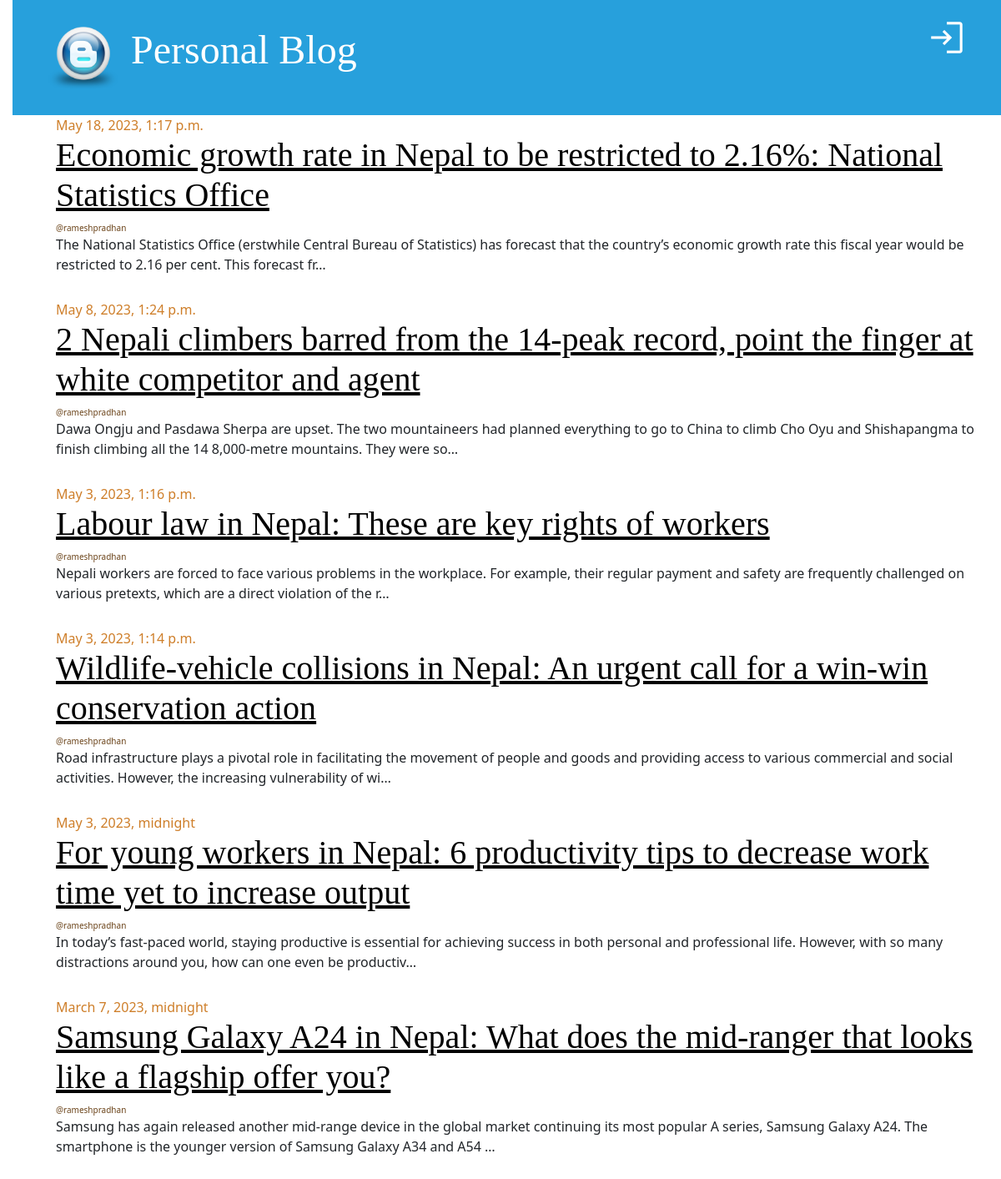
The page / on the database its author committed.
### blog_app/models.py (models this page shows, shortened)
class Post(models.Model):
    title = models.CharField(max_length=256)
    content = models.TextField()
    author = models.ForeignKey("auth.User", on_delete=models.CASCADE)
    created_at = models.DateTimeField(auto_now_add=True)
    updated_at = models.DateTimeField(auto_now=True)
    published_at = models.DateTimeField(null=True, blank=True)

### blog_app/views.py (the view)
# urls.py: path("", views.post_list, name="post-list"),
def post_list(request):
    posts = Post.objects.filter(published_at__isnull=False).order_by("-published_at")
    return render(
        request,
        "post_list.html",
        {"posts": posts},
    )

### templates/post_list.html
{% extends "base.html" %}
{% block content %}
  {% for post in posts %}
    <div class="post">
      <div class="date">{{ post.published_at }}</div>
      <h1>
        <a href="{% url 'post-detail' post.pk %}">{{ post.title }}</a>
      </h1>
      <div class="date author">@{{ post.author.username }}</div>
      <p>{{ post.content|truncatechars:200 }}</p>
    </div>
  {% endfor %}
{% endblock content %}

### templates/base.html (shortened to what this page needs)
{% load static %}
<!doctype html>
<html lang="en">
  <head>
    <link href="{% static 'css/bootstrap.min.css' %}" rel="stylesheet">
    <link href="{% static 'css/blog.css' %}" rel="stylesheet">
  </head>
  <body>
    <div class="page-header">
      {% if user.is_authenticated %}
        <a href="{% url 'logout' %}" class="top-menu">
          <span class="material-symbols-outlined lg-icons">logout</span>
        </a>
        <a href="{% url 'draft-list' %}" class="top-menu">
          <span class="material-symbols-outlined lg-icons">draft</span>
        </a>
      {% else %}
        <a href="{% url 'login' %}" class="top-menu">
          <span class="material-symbols-outlined lg-icons">login</span>
        </a>
      {% endif %}
      <h1>
        <a href="/">
          <img src="{% static "img/favicon.ico" %}"
               alt="Personal Blog"
               width="90px;">
          Personal Blog
        </a>
      </h1>
    </div>
    <div class="container content">
      {% block content %}
      {% endblock content %}
    </div>
  </body>
</html>

### static/css/blog.css (style rules this page uses)
body { padding-left: 15px; }
h1 a { color: #27a0dc; font-family: "Lobster"; }
.page-header { background-color: #27a0dc; margin-top: 0; padding: 20px 20px 20px 40px; }
.page-header h1, .page-header h1 a, .page-header h1 a:visited, .page-header h1 a:active { color: #ffffff; font-size: 36pt; text-decoration: none; }
.content { margin-left: 40px; }
h1, h2, h3, h4 { font-family: "Lobster", cursive; }
.date { color: #ce7e29; }
.top-menu, .top-menu:hover, .top-menu:visited { color: #ffffff; float: right; font-size: 26pt; margin-right: 20px; }
.post { margin-bottom: 30px; }
.post h1 a, .post h1 a:visited { color: #000000; }
.author { font-size: 10px; color: #6b441a; }
.lg-icons { font-size: 50px !important; }

### rows shown on the page
Post: published_at "May 18, 2023, 1:17 p.m.", title "Economic growth rate in Nepal to be restricted to 2.16%: National Statistics Office", author.username "rameshpradhan", content "The National Statistics Office (erstwhile Central Bureau of Statistics) has forecast that the country’s economic growth rate this fiscal year would be restricted to 2.16 per cent. This forecast fr…"
Post: published_at "May 8, 2023, 1:24 p.m.", title "2 Nepali climbers barred from the 14-peak record, point the finger at white competitor and agent", author.username "rameshpradhan", content "Dawa Ongju and Pasdawa Sherpa are upset. The two mountaineers had planned everything to go to China to climb Cho Oyu and Shishapangma to finish climbing all the 14 8,000-metre mountains. They were so…"
Post: published_at "May 3, 2023, 1:16 p.m.", title "Labour law in Nepal: These are key rights of workers", author.username "rameshpradhan", content "Nepali workers are forced to face various problems in the workplace. For example, their regular payment and safety are frequently challenged on various pretexts, which are a direct violation of the r…"
Post: published_at "May 3, 2023, 1:14 p.m.", title "Wildlife-vehicle collisions in Nepal: An urgent call for a win-win conservation action", author.username "rameshpradhan", content "Road infrastructure plays a pivotal role in facilitating the movement of people and goods and providing access to various commercial and social activities. However, the increasing vulnerability of wi…"
Post: published_at "May 3, 2023, midnight", title "For young workers in Nepal: 6 productivity tips to decrease work time yet to increase output", author.username "rameshpradhan", content "In today’s fast-paced world, staying productive is essential for achieving success in both personal and professional life. However, with so many distractions around you, how can one even be productiv…"
Post: published_at "March 7, 2023, midnight", title "Samsung Galaxy A24 in Nepal: What does the mid-ranger that looks like a flagship offer you?", author.username "rameshpradhan", content "Samsung has again released another mid-range device in the global market continuing its most popular A series, Samsung Galaxy A24. The smartphone is the younger version of Samsung Galaxy A34 and A54 …"
